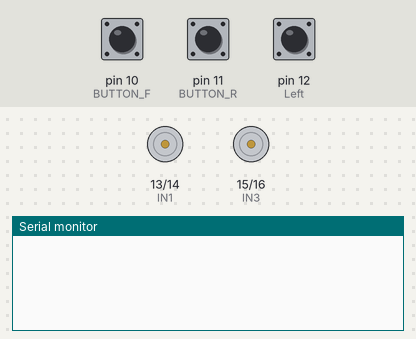
The sketch below on a simulated Arduino Uno, built with avr-gcc and run on an emulated ATmega328P. Shown: motor-driver pin pairs drawn as motors (green arrow = first pin HIGH = forward, orange = second pin HIGH = backward, longer = more drive, scaled by the enable pin), the last lines printed to the serial monitor. Inputs (shaded band) come from the test bench; at power-on: pin 12 (Left) LOW, pin 10 (BUTTON_F) HIGH, pin 11 (BUTTON_R) HIGH.

Above: at 1.8 s.
1.9 s: pin 12 (Left) pulled HIGH for 0.6 s
At 5.1 s:
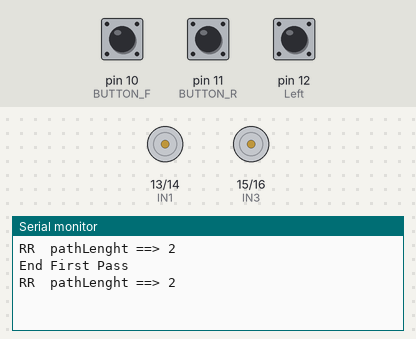
5.2 s: pin 10 (BUTTON_F) pulled LOW for 0.6 s
At 7.7 s:
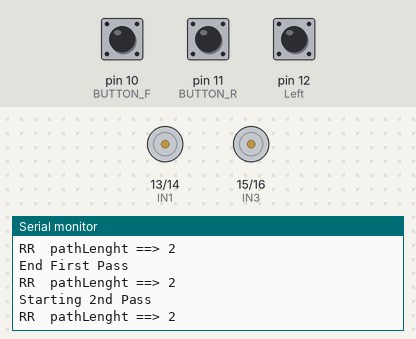
8.9 s: pin 10 (BUTTON_F) pulled LOW for 3.2 s
13.6 s: pin 12 (Left) pulled HIGH for 1 s
At 17.1 s:
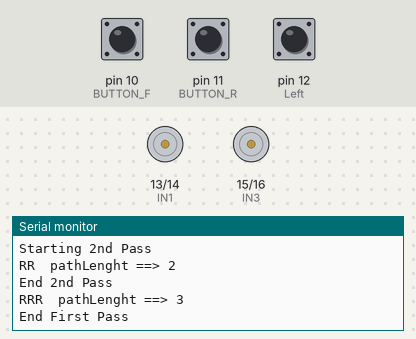

Measured:
- after the input at 1.9 s, the serial monitor: prints a new line after 0.35 s (image 1)
- after the input at 5.2 s, the serial monitor: prints a new line after 1.2 s (image 2)
- after the input at 13.6 s, the serial monitor: prints a new line after 0.60 s (image 3)

The sketch:

maze.ino
```cpp
#include "robotDefines.h"


//---------------------------------------------
void setup()
{

  Serial.begin(9600);

  pinMode(ledPin, OUTPUT);
  pinMode(buttonPin, INPUT_PULLUP);

  // line follow sensors
  pinMode(Left, INPUT);
  pinMode(Right, INPUT);
  pinMode(Front, INPUT);

  pinMode(BUTTON_F, INPUT_PULLUP);
  pinMode(BUTTON_R, INPUT_PULLUP);

  pinMode(IN1, OUTPUT);
  pinMode(IN2, OUTPUT);
  pinMode(IN3, OUTPUT);
  pinMode(IN4, OUTPUT);
  pinMode(ENA, OUTPUT);
  pinMode(ENB, OUTPUT);

//  checkPIDvalues();
  mode = STOPPED;
  status = 0; // 1st pass
}

void loop()
{
  ledBlink(1);

  readLFSsensors();
  previousForward = forwardButton;
  previousReverse= reverseButton;
  forwardButton = digitalRead(BUTTON_F);
  delay(25);
  reverseButton = digitalRead(BUTTON_R);
  delay(25);


  if (forwardButton && !previousForward)
  solveState = !solveState;

  if (solveState && !mazeSolved)
  {mazeSolve();mazeSolved = 1;ledBlink(2); Serial.println("End First Pass"); } // First pass to solve the maze


  if (!solveState && mazeSolved && optimizing)
  {Serial.println("Starting 2nd Pass"); mazeOptimization(); //run the maze as fast as possible
  ledBlink(3);
  Serial.println("End 2nd Pass"); }

  if (reverseButton && !previousReverse)
  reverseState = !reverseState;

  if (reverseState && mazeSolved && !reverseFinished)
  mazeOptimizationReversed();

  mode = STOPPED;
  if (allRunsDone == 1)
  setUpMazeSolver();
}
```

generalFunctions.ino
```cpp
void ledBlink(int times)
{
   for (int i = 0; i<times; i++)
   {
      digitalWrite (ledPin, HIGH);
      delay (500);
      digitalWrite (ledPin, LOW);
      delay (500);
   }
}

//-----------------------------------------------------------------------------

void calculatePID()
{
  P = error;
  I = I + error;
  D = error-previousError;
  PIDvalue = (Kp*P) + (Ki*I) + (Kd*D);
  previousError = error;
}

//--------------------------------------------------------
/*void checkPIDvalues()
{

  BT1.print("PID: ");
  BT1.print(Kp);
  BT1.print(" - ");
  BT1.print(Ki);
  BT1.print(" - ");
  BT1.println(Kd);

  Serial.print("PID: ");
  Serial.print(Kp);
  Serial.print(" - ");
  Serial.print(Ki);
  Serial.print(" - ");
  Serial.println(Kd);

}*/

//-----------------------------------------------
/*void testLineFollowSensors()
{
     int LFS0 = digitalRead(lineFollowSensor0);
     int LFS1 = digitalRead(lineFollowSensor1);
     int LFS2 = digitalRead(lineFollowSensor2);
     int LFS3 = digitalRead(lineFollowSensor3);
     int LFS4 = digitalRead(lineFollowSensor4);

     Serial.print ("LFS: L  0 1 2 3 4  R ==> ");
     Serial.print (LFS0);
     Serial.print (" ");
     Serial.print (LFS1);
     Serial.print (" ");
     Serial.print (LFS2);
     Serial.print (" ");
     Serial.print (LFS3);
     Serial.print (" ");
     Serial.print (LFS4);
     Serial.print ("  ==> ");

     Serial.print (" P: ");
     Serial.print (P);
     Serial.print (" I: ");
     Serial.print (I);
     Serial.print (" D: ");
     Serial.print (D);
     Serial.print (" PID: ");
     Serial.println (PIDvalue);
}*/
```

mazeFunctions.ino
```cpp
void mazeSolve(void)
{
    while (!status)
    {
        readLFSsensors();
        switch (mode)
        {
          case NO_LINE:
            Stop();
            Reverse();
            recIntersection('B');
            break;

          case CONT_LINE:
            runExtraInch();
            readLFSsensors();
            if (mode == FOLLOWING_LINE) {GoRight(); recIntersection('R');}
            else if (mode == NO_LINE || mode == CONT_LINE) mazeEnd();
            break;

         case RIGHT_TURN:
            GoRight();
            recIntersection('R');
            break;

         case LEFT_TURN:
            GoLeft();
            recIntersection('L');
            break;

         case T_INTERSECTION:
            GoRight();
            recIntersection('R');
            break;

         case RIGHT_T_INTERSECTION:
            GoRight();
            recIntersection('R');
            break;

         case LEFT_T_INTERSECTION:
            Forward();
            recIntersection('S');
            break;

         case FOLLOWING_LINE:
            Forward();
            break;

         }
    }
    status = 0;
    pathIndex = 0;
    optimizing = 1;
}

//---------------------------------------------
void recIntersection(char direction)
{
  path[pathLength] = direction; // Store the intersection in the path variable.
  pathLength ++;
  simplifyPath(); // Simplify the learned path.
}

//----------------------------------------------
void mazeEnd(void)
{
  Stop();
  for(int i=0;i<pathLength;i++)

    Serial.print(path[i]);

  Serial.print("  pathLenght ==> ");
  Serial.println(pathLength);
  status = 1;
  mode = STOPPED;
  pathIndex = 0;
}

//------------------------------------------------------------------------------------------
// Path simplification.  The strategy is that whenever we encounter a
// sequence xBx, we can simplify it by cutting out the dead end.  For
// example, LBL -> S, because a single S bypasses the dead end
// represented by LBL.
void simplifyPath()
{
  // only simplify the path if the second-to-last turn was a 'B'
  if(pathLength < 3 || path[pathLength-2] != 'B')
    return;

  int totalAngle = 0;
  int i;
  for(i=1;i<=3;i++)
  {
    switch(path[pathLength-i])
    {
      case 'R':
        totalAngle += 90;
  break;
      case 'L':
  totalAngle += 270;
  break;
      case 'B':
  totalAngle += 180;
  break;
    }
  }

  // Get the angle as a number between 0 and 360 degrees.
  totalAngle = totalAngle % 360;

  // Replace all of those turns with a single one.
  switch(totalAngle)
  {
    case 0:
  path[pathLength - 3] = 'S';
  break;
    case 90:
  path[pathLength - 3] = 'R';
  break;
    case 180:
  path[pathLength - 3] = 'B';
  break;
    case 270:
  path[pathLength - 3] = 'L';
  break;
  }

  // The path is now two steps shorter.
  pathLength -= 2;

}

//----------------------------------------------------------------------------------------------
void mazeOptimization (void)
{
  while (!status)
  {
    readLFSsensors();
    switch (mode)
    {
      case FOLLOWING_LINE:
        Forward;
        break;
      case CONT_LINE:
        if (pathIndex >= pathLength) mazeEnd ();
        else {mazeTurn (path[pathIndex]); pathIndex++;}
        break;
      case LEFT_TURN:
        if (pathIndex >= pathLength) mazeEnd ();
        else {mazeTurn (path[pathIndex]); pathIndex++;}
        break;
      case RIGHT_TURN:
        if (pathIndex >= pathLength) mazeEnd ();
        else {mazeTurn (path[pathIndex]); pathIndex++;}
        break;
      case T_INTERSECTION:
        if (pathIndex >= pathLength) mazeEnd ();
        else {mazeTurn (path[pathIndex]); pathIndex++;}
        break;
      case LEFT_T_INTERSECTION:
        if (pathIndex >= pathLength) mazeEnd ();
        else {mazeTurn (path[pathIndex]); pathIndex++;}
        break;
      case RIGHT_T_INTERSECTION:
        if (pathIndex >= pathLength) mazeEnd ();
        else {mazeTurn (path[pathIndex]); pathIndex++;}
        break;
      case NO_LINE:
        if (pathIndex >= pathLength) mazeEnd ();
        else {mazeTurn (path[pathIndex]); pathIndex++;}
        break;
    }
   }
   status = 0;
   pathIndex = 0;
   allRunsDone++;
   optimizing = 0;
}

//-----------------------------------------------------
void mazeTurn (char dir)
{
  switch(dir)
  {
    case 'L': // Turn Left
       GoLeft;
       break;

    case 'R': // Turn Right
       GoRight;
       break;

    case 'B': // Turn Back
       Reverse;
       break;

    case 'S': // Go Straight
       runExtraInch();
       break;
  }
}
//-----------------------------------------------------
void mazeReverse()
{
  for (int i = 0; i <= pathLength; i++)
  {
    reversedPath[i] = path[pathLength-i];
  }
  for (int i = 0; i <= pathLength; i++)
  {
    if (reversedPath[i] == 'R')
    reversedPath[i] = 'L';
    else if (reversedPath[i] == 'L')
    reversedPath[i] = 'R';
  }
}
//-----------------------------------------------------
void mazeOptimizationReversed (void)
{
  while (!status)
  {
    readLFSsensors();
    switch (mode)
    {
      case FOLLOWING_LINE:
        Forward;
        break;
      case CONT_LINE:
        if (pathIndex >= pathLength) mazeEnd ();
        else {mazeTurn (reversedPath[pathIndex]); pathIndex++;}
        break;
      case LEFT_TURN:
        if (pathIndex >= pathLength) mazeEnd ();
        else {mazeTurn (reversedPath[pathIndex]); pathIndex++;}
        break;
      case RIGHT_TURN:
        if (pathIndex >= pathLength) mazeEnd ();
        else {mazeTurn (reversedPath[pathIndex]); pathIndex++;}
        break;
      case T_INTERSECTION:
        if (pathIndex >= pathLength) mazeEnd ();
        else {mazeTurn (reversedPath[pathIndex]); pathIndex++;}
        break;
      case LEFT_T_INTERSECTION:
        if (pathIndex >= pathLength) mazeEnd ();
        else {mazeTurn (reversedPath[pathIndex]); pathIndex++;}
        break;
      case RIGHT_T_INTERSECTION:
        if (pathIndex >= pathLength) mazeEnd ();
        else {mazeTurn (reversedPath[pathIndex]); pathIndex++;}
        break;
      case NO_LINE:
        if (pathIndex >= pathLength) mazeEnd ();
        else {mazeTurn (reversedPath[pathIndex]); pathIndex++;}
        break;
    }
   }
   status = 0;
   pathIndex = 0;
   allRunsDone++;
   reverseFinished = 1;
}
//-----------------------------------------------------

void setUpMazeSolver(void)
{
  pathLength = 0;
  mazeSolved = 0;
  allRunsDone = -1;
  reverseState = 0;
  optimizing = 0;
  solveState = 0;
  reverseFinished = 0;
}
//-----------------------------------------------------
```

motorFunctions.ino
```cpp
void Stop()
{
  analogWrite(ENA, 0);
  analogWrite(ENB, 0);
}

//---------------------------------------------
void Forward()
{
  digitalWrite(IN1, HIGH);
  digitalWrite(IN2, LOW);
  analogWrite(ENA, 100);

  digitalWrite(IN3, HIGH);
  digitalWrite(IN4, LOW);
  analogWrite(ENB, 100);
}

//---------------------------------------------
void Reverse()
{
  digitalWrite(IN1, LOW);
  digitalWrite(IN2, HIGH);
  analogWrite(ENA, 100);

  digitalWrite(IN3, LOW);
  digitalWrite(IN4, HIGH);
  analogWrite(ENB, 100);

  delay(500); //We will test the delay for 180 degree turn
}
//------------------------------------------------
void runExtraInch(void)
{
  Forward();
  delay(extraInch);
  Stop();
}
//---------------------------------------------------
void GoRight()
{
  digitalWrite(IN1, LOW);
  digitalWrite(IN2, HIGH);
  analogWrite(ENA, 100);

  digitalWrite(IN3, HIGH);
  digitalWrite(IN4, LOW);
  analogWrite(ENB, 100);

  delay(500); //We will test the delay for 90 degree turn

  Forward();
}
//---------------------------------------------------
void GoLeft()
{
  digitalWrite(IN1, HIGH);
  digitalWrite(IN2, LOW);
  analogWrite(ENA, 100);

  digitalWrite(IN3, LOW);
  digitalWrite(IN4, HIGH);
  analogWrite(ENB, 100);

  delay(500); //We will test the delay for 90 degree turn

  Forward();
}
//---------------------------------------------------
```

robotDefines.h
```cpp
int mode = 0;

# define STOPPED 0
# define FOLLOWING_LINE 1
# define NO_LINE 2
# define CONT_LINE 3
# define RIGHT_TURN 5
# define LEFT_TURN 6
# define T_INTERSECTION 7
# define LEFT_T_INTERSECTION 8
# define RIGHT_T_INTERSECTION 9
# define BUTTON_F 10
# define BUTTON_R 11
# define IN1 13
# define IN2 14
# define IN3 15
# define IN4 16
# define ENA 17
# define ENB 18

bool forwardButton = 0;
bool reverseButton = 0;
bool previousForward = forwardButton;
bool previousReverse= reverseButton;
bool solveState = 0;
bool reverseState = 0;
bool mazeSolved = 0;
bool optimizing = 0;
bool reverseFinished = 0;

const int power = 250;
const int iniMotorPower = 250;
const int adj = 0;
float adjTurn = 8;
int extraInch = 200;
int adjGoAndTurn = 800;

const int ledPin = 13;
const int buttonPin = 9;

// LFSensor
const byte Front = 10;
const byte Right = 11;
const byte Left = 12;


bool front = 0;
bool right = 0;
bool left = 0;


// PID controller
float Kp=50;
float Ki=0;
float Kd=0;

float error=0, P=0, I=0, D=0, PIDvalue=0;
float previousError=0, previousI=0;

//-------------------------------------------------
//Specific Maze Phase 2 (optimization) definitions and variables

unsigned char dir;

// The path variable will store the path that the robot has taken:
//  'L' for left
//  'R' for right
//  'S' for straight (going straight through an intersection)
//  'B' for back (U-turn)

char path[100] = "";
char reversedPath[100] = "";
unsigned int pathLength = 0; // the length of the path
int pathIndex = 0;
bool status = 0; // solving = 0; reach end = 1
short allRunsDone = -1;
```

sensorFuntions.ino
```cpp
void readLFSsensors()
{
  front = digitalRead(Front);
  right = digitalRead(Right);
  left = digitalRead(Left);


  if      (left == 1 && front == 1 && right == 1)  mode = CONT_LINE;
  else if (left == 0 && front == 0 && right == 1)  mode = RIGHT_TURN;
  else if (left == 1 && front == 0 && right == 0)  mode = LEFT_TURN;
  else if (left == 0 && front == 0 && right == 0)  mode = NO_LINE;
  else if (left == 0 && front == 1 && right == 0)  mode = FOLLOWING_LINE;
  else if (left == 1 && front == 0 && right == 1)  mode = T_INTERSECTION;
  else if (left == 0 && front == 1 && right == 1)  mode = RIGHT_T_INTERSECTION;
  else if (left == 1 && front == 1 && right == 0)  mode = LEFT_T_INTERSECTION;


}
```
